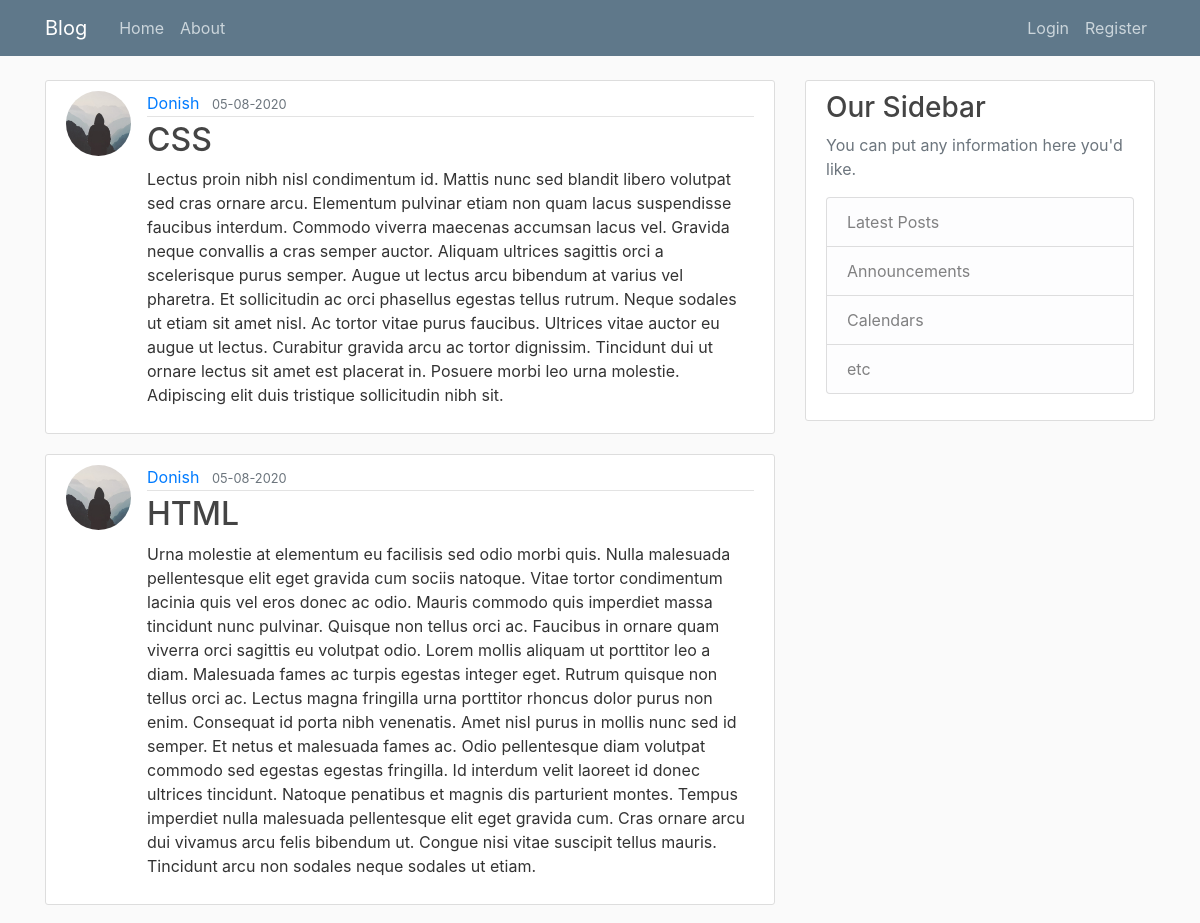
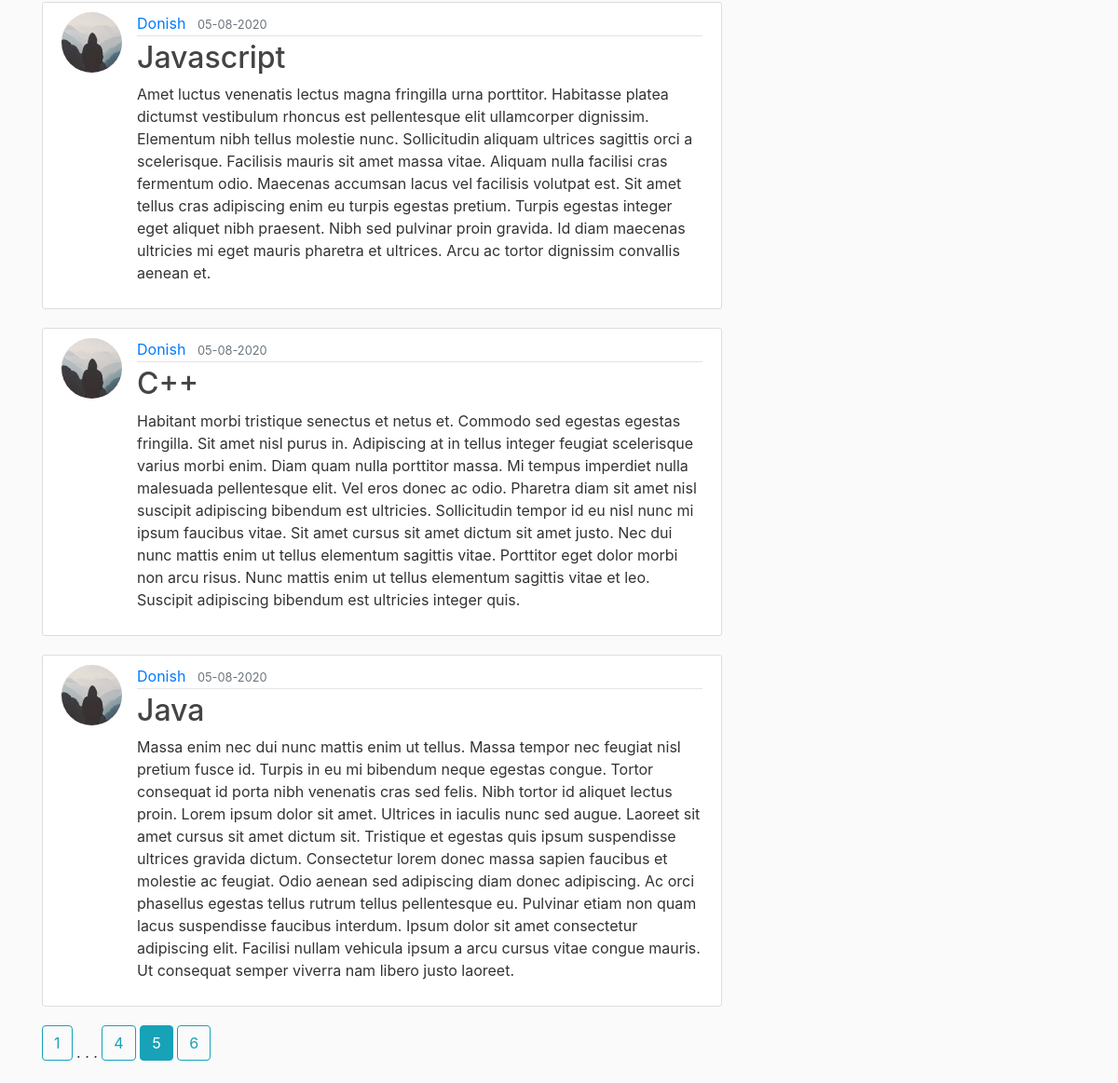
The app's page /?page=5 with its own data (2 pictures, top to bottom).
### flaskblog/models.py (models this page shows, shortened)
class Post(db.Model):
    id = db.Column(db.Integer, primary_key=True)
    title = db.Column(db.String(100), nullable=False)
    date_posted = db.Column(db.DateTime, nullable=False, default=datetime.utcnow)
    content = db.Column(db.Text, nullable=False)
    user_id = db.Column(db.Integer, db.ForeignKey('user.id'), nullable=False)

class User(db.Model, UserMixin):
    id = db.Column(db.Integer, primary_key=True)
    username = db.Column(db.String(20), unique=True, nullable=False )
    email = db.Column(db.String(120), unique=True, nullable=False)
    image_file = db.Column(db.String(20), nullable=False, default='default.jpeg')
    password = db.Column(db.String(60), nullable=False)
    posts = db.relationship('Post', backref='author', lazy=True)

### flaskblog/main/routes.py (the view)
@main.route('/')
def index():
    page = request.args.get('page', 1, type=int)
    posts = Post.query.order_by(Post.date_posted.desc()).paginate(page=page, per_page=5)
    return render_template('home.html', posts=posts)

### flaskblog/templates/home.html
{% extends 'layout.html' %}
{% block content %}
    {% for post in posts.items %}
        <article class="media content-section">
            <img class="rounded-circle article-img" src="{{ url_for('static', filename='profiles/' + post.author.image_file) }}">
          <div class="media-body">
            <div class="article-metadata">
              <a class="mr-2" href="{{ url_for('users.user_posts', username=post.author.username) }}">{{ post.author.username }}</a>
              <small class="text-muted">{{ post.date_posted.strftime('%d-%m-%Y') }}</small>
            </div>
            <h2><a class="article-title" href="{{ url_for('posts.post', post_id=post.id) }}">{{ post.title }}</a></h2>
            <p class="article-content">{{ post.content }}</p>
          </div>
        </article>
    {% endfor %}
    {% for page_num in posts.iter_pages(left_edge=1, right_edge=1, left_current=1, right_current=2) %}
        {% if page_num %}
            {% if posts.page == page_num %}
                <a class="btn btn-info mb-4" href="{{ url_for('main.index', page=page_num) }}">{{ page_num }}</a>
            {% else %}
                <a class="btn btn-outline-info mb-4" href="{{ url_for('main.index', page=page_num) }}">{{ page_num }}</a>
            {% endif %}
        {% else %}
            .  .  .
        {% endif %}
    {% endfor %}
{% endblock content %}

### flaskblog/static/main.css (style rules this page uses)
body { background: #fafafa; color: #333333; margin-top: 5rem; }
h1, h2, h3, h4, h5, h6 { color: #444444; }
.content-section { background: #ffffff; padding: 10px 20px; border: 1px solid #dddddd; border-radius: 3px; margin-bottom: 20px; }
.article-title { color: #444444; }
.article-content { white-space: pre-line; }
.article-img { height: 65px; width: 65px; margin-right: 16px; }
.article-metadata { padding-bottom: 1px; margin-bottom: 4px; border-bottom: 1px solid #e3e3e3 }

### records on screen
Post: image_file (placeholder picture), author.username "Donish", date_posted "05-08-2020", title "CSS", content "Lectus proin nibh nisl condimentum id. Mattis nunc sed blandit libero volutpat sed cras ornare arcu. Elementum pulvinar etiam non quam lacus suspendisse faucibus interdum. Commodo viverra maecenas accumsan lacus vel. Gravida neque convallis a cras semper auctor. Aliquam ultrices sagittis orci a scelerisque purus semper. Augue ut lectus arcu bibendum at varius vel pharetra. Et sollicitudin ac orci phasellus egestas tellus rutrum. Neque sodales ut etiam sit amet nisl. Ac tortor vitae purus faucibus. Ultrices vitae auctor eu augue ut lectus. Curabitur gravida arcu ac tortor dignissim. Tincidunt dui ut ornare lectus sit amet est placerat in. Posuere morbi leo urna molestie. Adipiscing elit duis…"
Post: image_file (placeholder picture), author.username "Donish", date_posted "05-08-2020", title "HTML", content "Urna molestie at elementum eu facilisis sed odio morbi quis. Nulla malesuada pellentesque elit eget gravida cum sociis natoque. Vitae tortor condimentum lacinia quis vel eros donec ac odio. Mauris commodo quis imperdiet massa tincidunt nunc pulvinar. Quisque non tellus orci ac. Faucibus in ornare quam viverra orci sagittis eu volutpat odio. Lorem mollis aliquam ut porttitor leo a diam. Malesuada fames ac turpis egestas integer eget. Rutrum quisque non tellus orci ac. Lectus magna fringilla urna porttitor rhoncus dolor purus non enim. Consequat id porta nibh venenatis. Amet nisl purus in mollis nunc sed id semper. Et netus et malesuada fames ac. Odio pellentesque diam volutpat commodo sed…"
Post: image_file (placeholder picture), author.username "Donish", date_posted "05-08-2020", title "Javascript", content "Amet luctus venenatis lectus magna fringilla urna porttitor. Habitasse platea dictumst vestibulum rhoncus est pellentesque elit ullamcorper dignissim. Elementum nibh tellus molestie nunc. Sollicitudin aliquam ultrices sagittis orci a scelerisque. Facilisis mauris sit amet massa vitae. Aliquam nulla facilisi cras fermentum odio. Maecenas accumsan lacus vel facilisis volutpat est. Sit amet tellus cras adipiscing enim eu turpis egestas pretium. Turpis egestas integer eget aliquet nibh praesent. Nibh sed pulvinar proin gravida. Id diam maecenas ultricies mi eget mauris pharetra et ultrices. Arcu ac tortor dignissim convallis aenean et."
Post: image_file (placeholder picture), author.username "Donish", date_posted "05-08-2020", title "C++", content "Habitant morbi tristique senectus et netus et. Commodo sed egestas egestas fringilla. Sit amet nisl purus in. Adipiscing at in tellus integer feugiat scelerisque varius morbi enim. Diam quam nulla porttitor massa. Mi tempus imperdiet nulla malesuada pellentesque elit. Vel eros donec ac odio. Pharetra diam sit amet nisl suscipit adipiscing bibendum est ultricies. Sollicitudin tempor id eu nisl nunc mi ipsum faucibus vitae. Sit amet cursus sit amet dictum sit amet justo. Nec dui nunc mattis enim ut tellus elementum sagittis vitae. Porttitor eget dolor morbi non arcu risus. Nunc mattis enim ut tellus elementum sagittis vitae et leo. Suscipit adipiscing bibendum est ultricies integer quis."
Post: image_file (placeholder picture), author.username "Donish", date_posted "05-08-2020", title "Java", content "Massa enim nec dui nunc mattis enim ut tellus. Massa tempor nec feugiat nisl pretium fusce id. Turpis in eu mi bibendum neque egestas congue. Tortor consequat id porta nibh venenatis cras sed felis. Nibh tortor id aliquet lectus proin. Lorem ipsum dolor sit amet. Ultrices in iaculis nunc sed augue. Laoreet sit amet cursus sit amet dictum sit. Tristique et egestas quis ipsum suspendisse ultrices gravida dictum. Consectetur lorem donec massa sapien faucibus et molestie ac feugiat. Odio aenean sed adipiscing diam donec adipiscing. Ac orci phasellus egestas tellus rutrum tellus pellentesque eu. Pulvinar etiam non quam lacus suspendisse faucibus interdum. Ipsum dolor sit amet consectetur…"

### other values on screen
{{ page_num }} "1" "4" "6"
{{ page_num }} "5"
